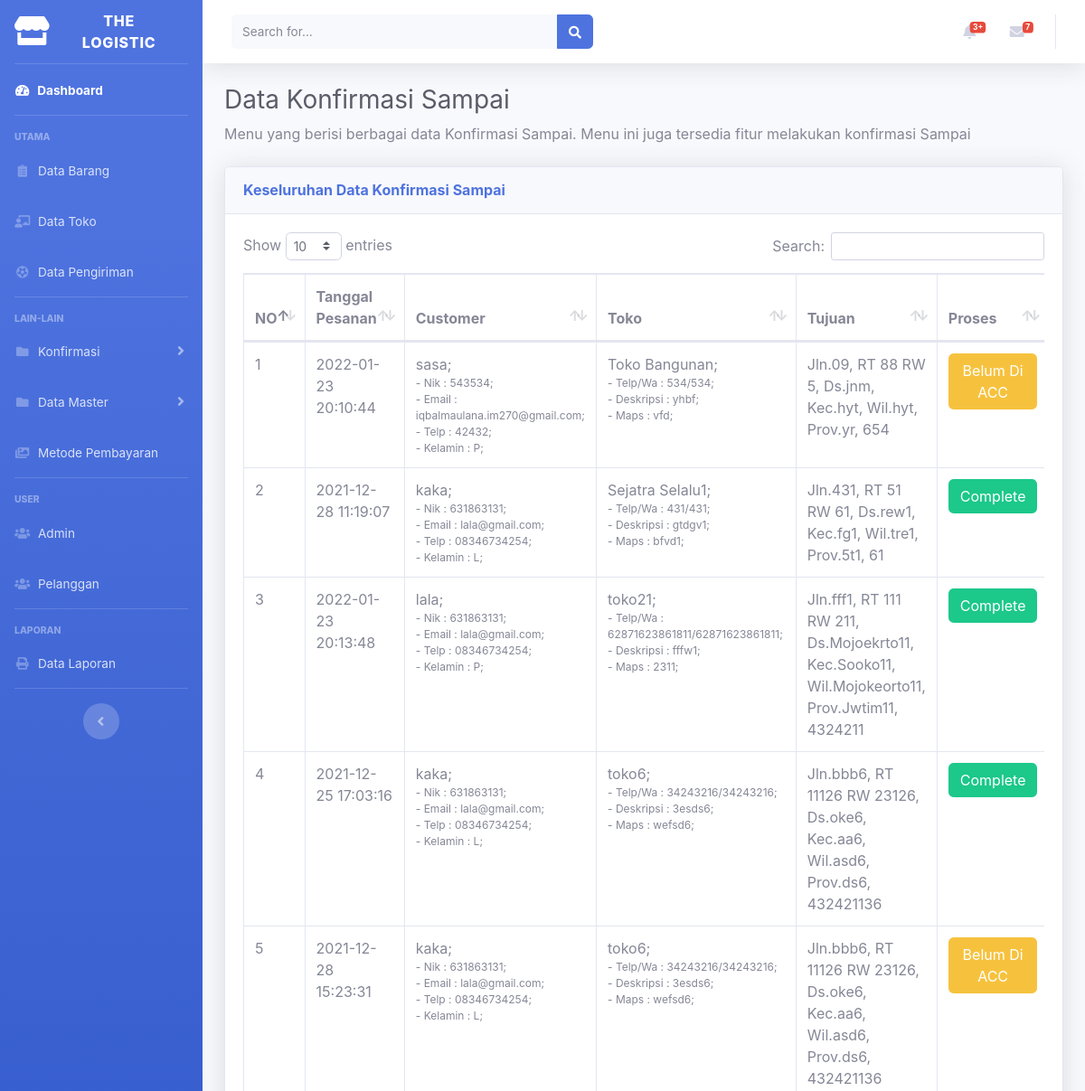
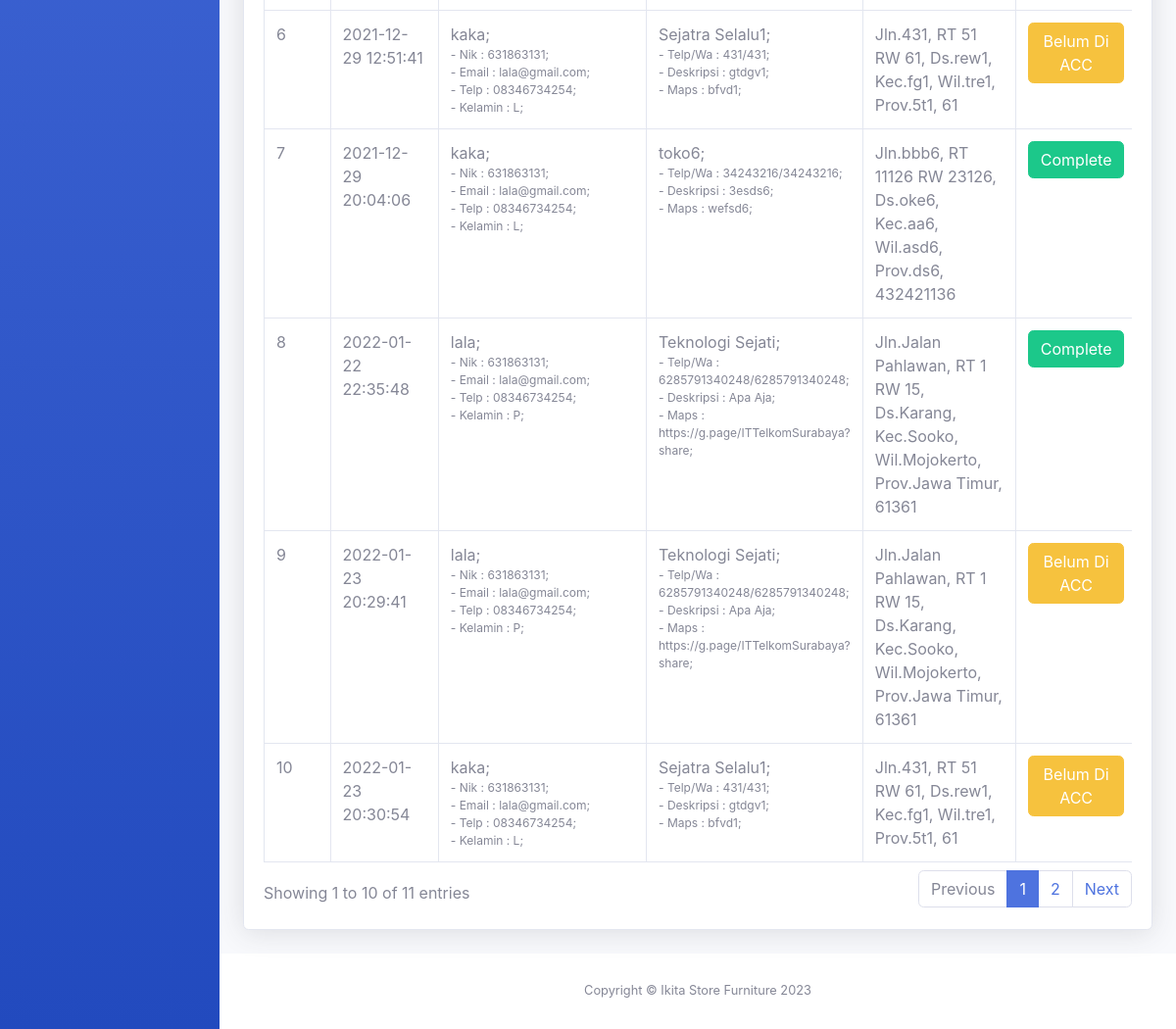
The page /aplikasi/admin/data-kon-sampai.php (signed in) on the database its author committed (2 pictures, top to bottom).
### tables this page shows
CREATE TABLE `tb_konfirmasi` (
  `id_konfirmasi` int(11) NOT NULL,
  `kon_bayar` int(11) NOT NULL,
  `tgl_bayar` datetime NOT NULL,
  `kon_kirim` int(11) NOT NULL,
  `tgl_kirim` datetime NOT NULL,
  `kon_sampai` int(11) NOT NULL,
  `tgl_sampai` datetime NOT NULL,
  `id_pesanan` varchar(15) NOT NULL
);

CREATE TABLE `tb_pesanan` (
  `id_pesanan` varchar(15) NOT NULL,
  `tgl_pesanan` datetime NOT NULL,
  `total_kuantitas` int(50) NOT NULL,
  `total_berat` int(11) NOT NULL,
  `harga_kg` int(50) NOT NULL,
  `harga_km` int(50) NOT NULL,
  `total_cashback` int(50) NOT NULL,
  `total_keseluruhan` int(50) NOT NULL,
  `des_pesanan` text NOT NULL,
  `id_user` varchar(15) NOT NULL,
  `id_toko` varchar(11) NOT NULL,
  `id_metode` varchar(25) NOT NULL,
  `status_bayar` int(2) NOT NULL
);

CREATE TABLE `tb_user` (
  `id_user` varchar(15) NOT NULL,
  `nip_user` int(18) NOT NULL,
  `nama_user` text NOT NULL,
  `alamat_user` text NOT NULL,
  `email_user` varchar(60) NOT NULL,
  `telp_user` varchar(15) NOT NULL,
  `ttl_user` date NOT NULL,
  `username_user` varchar(50) NOT NULL,
  `password_user` varchar(50) NOT NULL,
  `jenis_kelamin` varchar(2) NOT NULL,
  `id_hak_akses` varchar(11) NOT NULL
);

CREATE TABLE `tb_toko` (
  `id_toko` varchar(15) NOT NULL,
  `nama_toko` varchar(128) NOT NULL,
  `telp_toko` varchar(30) NOT NULL,
  `wa_toko` varchar(30) NOT NULL,
  `rt_toko` int(11) NOT NULL,
  `rw_toko` int(11) NOT NULL,
  `jalan_toko` text NOT NULL,
  `desa_toko` text NOT NULL,
  `kec_toko` text NOT NULL,
  `wil_toko` text NOT NULL,
  `prov_toko` text NOT NULL,
  `kode_pos` int(12) NOT NULL,
  `des_toko` text NOT NULL,
  `jarak_toko` varchar(11) NOT NULL,
  `gmaps` text NOT NULL,
  `id_user` varchar(15) NOT NULL
);

### aplikasi/admin/data-kon-sampai.php (the view, shortened to what this page needs)
<!DOCTYPE html>
<html lang="en">
<head>
  <link href="../assets/vendor/fontawesome-free/css/all.min.css" rel="stylesheet" type="text/css">
  <link href="../assets/vendor/fontawesome/font-awesome.min.css" rel="stylesheet" type="text/css">
  <link href="../assets/css/fonts-googleapis.css" rel="stylesheet">
  <link href="../assets/css/sb-admin-2.min.css" rel="stylesheet">
  <link href="../assets/vendor/datatables/dataTables.bootstrap4.min.css" rel="stylesheet">
</head>
<body id="page-top">
  <div id="wrapper">
    <?php include 'sidebar.php'; ?>
    <div id="content-wrapper" class="d-flex flex-column">
      <div id="content">
        <?php include 'topbar.php'; ?>
        <div class="container-fluid">
          <h1 class="h3 mb-2 text-gray-800">Data Konfirmasi Sampai</h1>
          <p class="mb-4">Menu yang berisi berbagai data Konfirmasi Sampai. Menu ini juga tersedia fitur melakukan konfirmasi Sampai </p>
          <div class="card shadow mb-4">
            <div class="card-header py-3">
              <h6 class="m-0 font-weight-bold text-primary">Keseluruhan Data Konfirmasi Sampai</h6>
            </div>
            <div class="card-body">
              <div class="table-responsive">
                <table class="table table-bordered" id="dataTable" width="100%" cellspacing="0">
                  <thead>
                    <tr>
                      <th>NO</th>
                      <th>Tanggal Pesanan</th>
                      <th>Customer</th>
                      <th>Toko</th>
                      <th>Tujuan</th>
                      <th>Proses</th>
                    </tr>
                  </thead>
                  <tbody>
                    <?php
                    include "../../koneksi/koneksi.php";
                    $no = 1;
                    $sql = mysqli_query($koneksi,"SELECT * from tb_konfirmasi a inner join tb_pesanan b on a.id_pesanan=b.id_pesanan inner join tb_user c on c.id_user=b.id_user inner join tb_metode_pembayaran d on d.id_metode=b.id_metode inner join tb_toko e on b.id_toko=e.id_toko inner join tb_detail_pengiriman f on b.id_pesanan=f.id_pesanan left join tb_pengiriman g on f.id_pengiriman=g.id_pengiriman left join tb_kendaraan h on g.id_kendaraan2=h.id_kendaraan where a.kon_bayar='2' AND  a.kon_kirim='2' AND a.kon_sampai='0' || a.kon_sampai='1' order by g.id_kendaraan2 desc");
                      while ($data = mysqli_fetch_array($sql)){
                    ?>
                    <tr>
                      <td><?php echo $no++ ?></td>
                      <td><?php echo $data['tgl_pesanan']; ?></td>
                      <td><?php echo $data['nama_user']; ?>;
                        <br><div style="font-size: 12px">- Nik : <?php echo $data['nip_user']; ?>;</div>
                        <div style="font-size: 12px">- Email : <?php echo $data['email_user']; ?>;</div>
                        <div style="font-size: 12px">- Telp : <?php echo $data['telp_user']; ?>;</div>
                        <div style="font-size: 12px">- Kelamin : <?php echo $data['jenis_kelamin']; ?>;</div>
                      </td>
                      <td><?php echo $data['nama_toko']; ?>;
                        <br><div style="font-size: 12px">- Telp/Wa : <?php echo $data['telp_toko']; ?>/<?php echo $data['telp_toko']; ?>;</div>
                        <div style="font-size: 12px">- Deskripsi : <?php echo $data['des_toko']; ?>;</div>
                        <div style="font-size: 12px">- Maps : <?php echo $data['gmaps']; ?>;</div>
                      </td>
                      <td>Jln.<?php echo $data['jalan_toko']; ?>, RT <?php echo $data['rt_toko']; ?> RW <?php echo $data['rw_toko']; ?>, Ds.<?php echo $data['desa_toko']; ?>, Kec.<?php echo $data['kec_toko']; ?>, Wil.<?php echo $data['wil_toko']; ?>, Prov.<?php echo $data['prov_toko']; ?>, <?php echo $data['kode_pos']; ?></td>
                      <td>
                         <?php
                            if($data['kon_sampai']=='0'){
                                ?><a href="#" class='btn btn-warning'>Belum Di ACC</a><?php
                            }else if(($data['kon_sampai']=='1')){
                                ?><a href="#" class='btn btn-success'>Complete</a><?php
                            }
                         ?>
                      </td>
                    </tr>
                    <?php } ?>
                  </tbody>
                </table>
              </div>
            </div>
          </div>
        </div>
      </div>
      <?php include 'footer.php';  ?>
    </div>
  </div>
</body>
</html>

### rows shown on the page
tb_konfirmasi: id_pesanan.tgl_pesanan "2022-01-23 20:10:44", tb_user.nama_user "sasa", tb_user.nip_user "543534", tb_user.email_user "iqbalmaulana.im270@gmail.com", tb_user.telp_user "42432", tb_user.jenis_kelamin "P", tb_toko.nama_toko "Toko Bangunan", tb_toko.telp_toko "534", tb_toko.des_toko "yhbf", tb_toko.gmaps "vfd", tb_toko.jalan_toko "09", tb_toko.rt_toko "88", tb_toko.rw_toko "5", tb_toko.desa_toko "jnm", tb_toko.kec_toko "hyt", tb_toko.wil_toko "hyt", tb_toko.prov_toko "yr", tb_toko.kode_pos "654", kon_sampai "Belum Di ACC"
tb_konfirmasi: id_pesanan.tgl_pesanan "2021-12-28 11:19:07", tb_user.nama_user "kaka", tb_user.nip_user "631863131", tb_user.email_user "lala@gmail.com", tb_user.telp_user "08346734254", tb_user.jenis_kelamin "L", tb_toko.nama_toko "Sejatra Selalu1", tb_toko.telp_toko "431", tb_toko.des_toko "gtdgv1", tb_toko.gmaps "bfvd1", tb_toko.jalan_toko "431", tb_toko.rt_toko "51", tb_toko.rw_toko "61", tb_toko.desa_toko "rew1", tb_toko.kec_toko "fg1", tb_toko.wil_toko "tre1", tb_toko.prov_toko "5t1", tb_toko.kode_pos "61", kon_sampai "Complete"
tb_konfirmasi: id_pesanan.tgl_pesanan "2022-01-23 20:13:48", tb_user.nama_user "lala", tb_user.nip_user "631863131", tb_user.email_user "lala@gmail.com", tb_user.telp_user "08346734254", tb_user.jenis_kelamin "P", tb_toko.nama_toko "toko21", tb_toko.telp_toko "62871623861811", tb_toko.des_toko "fffw1", tb_toko.gmaps "2311", tb_toko.jalan_toko "fff1", tb_toko.rt_toko "111", tb_toko.rw_toko "211", tb_toko.desa_toko "Mojoekrto11", tb_toko.kec_toko "Sooko11", tb_toko.wil_toko "Mojokeorto11", tb_toko.prov_toko "Jwtim11", tb_toko.kode_pos "4324211", kon_sampai "Complete"
tb_konfirmasi: id_pesanan.tgl_pesanan "2021-12-25 17:03:16", tb_user.nama_user "kaka", tb_user.nip_user "631863131", tb_user.email_user "lala@gmail.com", tb_user.telp_user "08346734254", tb_user.jenis_kelamin "L", tb_toko.nama_toko "toko6", tb_toko.telp_toko "34243216", tb_toko.des_toko "3esds6", tb_toko.gmaps "wefsd6", tb_toko.jalan_toko "bbb6", tb_toko.rt_toko "11126", tb_toko.rw_toko "23126", tb_toko.desa_toko "oke6", tb_toko.kec_toko "aa6", tb_toko.wil_toko "asd6", tb_toko.prov_toko "ds6", tb_toko.kode_pos "432421136", kon_sampai "Complete"
tb_konfirmasi: id_pesanan.tgl_pesanan "2021-12-28 15:23:31", tb_user.nama_user "kaka", tb_user.nip_user "631863131", tb_user.email_user "lala@gmail.com", tb_user.telp_user "08346734254", tb_user.jenis_kelamin "L", tb_toko.nama_toko "toko6", tb_toko.telp_toko "34243216", tb_toko.des_toko "3esds6", tb_toko.gmaps "wefsd6", tb_toko.jalan_toko "bbb6", tb_toko.rt_toko "11126", tb_toko.rw_toko "23126", tb_toko.desa_toko "oke6", tb_toko.kec_toko "aa6", tb_toko.wil_toko "asd6", tb_toko.prov_toko "ds6", tb_toko.kode_pos "432421136", kon_sampai "Belum Di ACC"
tb_konfirmasi: id_pesanan.tgl_pesanan "2021-12-29 12:51:41", tb_user.nama_user "kaka", tb_user.nip_user "631863131", tb_user.email_user "lala@gmail.com", tb_user.telp_user "08346734254", tb_user.jenis_kelamin "L", tb_toko.nama_toko "Sejatra Selalu1", tb_toko.telp_toko "431", tb_toko.des_toko "gtdgv1", tb_toko.gmaps "bfvd1", tb_toko.jalan_toko "431", tb_toko.rt_toko "51", tb_toko.rw_toko "61", tb_toko.desa_toko "rew1", tb_toko.kec_toko "fg1", tb_toko.wil_toko "tre1", tb_toko.prov_toko "5t1", tb_toko.kode_pos "61", kon_sampai "Belum Di ACC"
tb_konfirmasi: id_pesanan.tgl_pesanan "2021-12-29 20:04:06", tb_user.nama_user "kaka", tb_user.nip_user "631863131", tb_user.email_user "lala@gmail.com", tb_user.telp_user "08346734254", tb_user.jenis_kelamin "L", tb_toko.nama_toko "toko6", tb_toko.telp_toko "34243216", tb_toko.des_toko "3esds6", tb_toko.gmaps "wefsd6", tb_toko.jalan_toko "bbb6", tb_toko.rt_toko "11126", tb_toko.rw_toko "23126", tb_toko.desa_toko "oke6", tb_toko.kec_toko "aa6", tb_toko.wil_toko "asd6", tb_toko.prov_toko "ds6", tb_toko.kode_pos "432421136", kon_sampai "Complete"
tb_konfirmasi: id_pesanan.tgl_pesanan "2022-01-22 22:35:48", tb_user.nama_user "lala", tb_user.nip_user "631863131", tb_user.email_user "lala@gmail.com", tb_user.telp_user "08346734254", tb_user.jenis_kelamin "P", tb_toko.nama_toko "Teknologi Sejati", tb_toko.telp_toko "6285791340248", tb_toko.des_toko "Apa Aja", tb_toko.gmaps "https://g.page/ITTelkomSurabaya?share", tb_toko.jalan_toko "Jalan Pahlawan", tb_toko.rt_toko "1", tb_toko.rw_toko "15", tb_toko.desa_toko "Karang", tb_toko.kec_toko "Sooko", tb_toko.wil_toko "Mojokerto", tb_toko.prov_toko "Jawa Timur", tb_toko.kode_pos "61361", kon_sampai "Complete"
tb_konfirmasi: id_pesanan.tgl_pesanan "2022-01-23 20:29:41", tb_user.nama_user "lala", tb_user.nip_user "631863131", tb_user.email_user "lala@gmail.com", tb_user.telp_user "08346734254", tb_user.jenis_kelamin "P", tb_toko.nama_toko "Teknologi Sejati", tb_toko.telp_toko "6285791340248", tb_toko.des_toko "Apa Aja", tb_toko.gmaps "https://g.page/ITTelkomSurabaya?share", tb_toko.jalan_toko "Jalan Pahlawan", tb_toko.rt_toko "1", tb_toko.rw_toko "15", tb_toko.desa_toko "Karang", tb_toko.kec_toko "Sooko", tb_toko.wil_toko "Mojokerto", tb_toko.prov_toko "Jawa Timur", tb_toko.kode_pos "61361", kon_sampai "Belum Di ACC"
tb_konfirmasi: id_pesanan.tgl_pesanan "2022-01-23 20:30:54", tb_user.nama_user "kaka", tb_user.nip_user "631863131", tb_user.email_user "lala@gmail.com", tb_user.telp_user "08346734254", tb_user.jenis_kelamin "L", tb_toko.nama_toko "Sejatra Selalu1", tb_toko.telp_toko "431", tb_toko.des_toko "gtdgv1", tb_toko.gmaps "bfvd1", tb_toko.jalan_toko "431", tb_toko.rt_toko "51", tb_toko.rw_toko "61", tb_toko.desa_toko "rew1", tb_toko.kec_toko "fg1", tb_toko.wil_toko "tre1", tb_toko.prov_toko "5t1", tb_toko.kode_pos "61", kon_sampai "Belum Di ACC"
